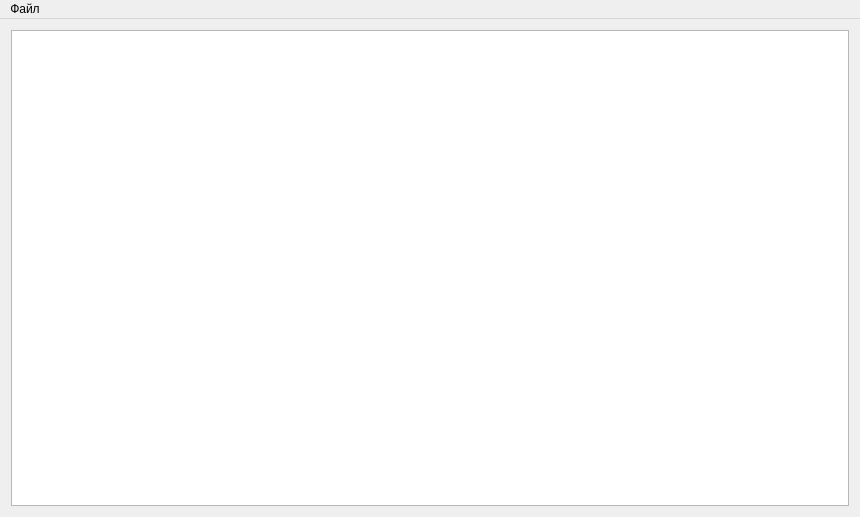
<?xml version="1.0" encoding="UTF-8"?>
<ui version="4.0">
 <class>MainWindow</class>
 <widget class="QMainWindow" name="MainWindow">
  <property name="geometry">
   <rect>
    <x>0</x>
    <y>0</y>
    <width>860</width>
    <height>517</height>
   </rect>
  </property>
  <property name="windowTitle">
   <string>Table Converter</string>
  </property>
  <widget class="QWidget" name="centralWidget">
   <layout class="QHBoxLayout" name="horizontalLayout">
    <item>
     <widget class="QTableView" name="tableView"/>
    </item>
   </layout>
  </widget>
  <widget class="QMenuBar" name="menuBar">
   <property name="geometry">
    <rect>
     <x>0</x>
     <y>0</y>
     <width>860</width>
     <height>30</height>
    </rect>
   </property>
   <widget class="QMenu" name="fileMenu">
    <property name="title">
     <string>Файл</string>
    </property>
    <addaction name="fileOpenAction"/>
    <addaction name="fileSaveAsAction"/>
    <addaction name="separator"/>
    <addaction name="fileQuitAction"/>
   </widget>
   <addaction name="fileMenu"/>
  </widget>
  <action name="fileOpenAction">
   <property name="text">
    <string>Открыть...</string>
   </property>
   <property name="shortcut">
    <string>Ctrl+O</string>
   </property>
  </action>
  <action name="fileSaveAsAction">
   <property name="text">
    <string>Сохранить как...</string>
   </property>
   <property name="shortcut">
    <string>Ctrl+S</string>
   </property>
  </action>
  <action name="fileQuitAction">
   <property name="text">
    <string>Выход</string>
   </property>
   <property name="shortcut">
    <string>Ctrl+Q</string>
   </property>
  </action>
 </widget>
 <layoutdefault spacing="6" margin="11"/>
 <resources/>
 <connections/>
</ui>
